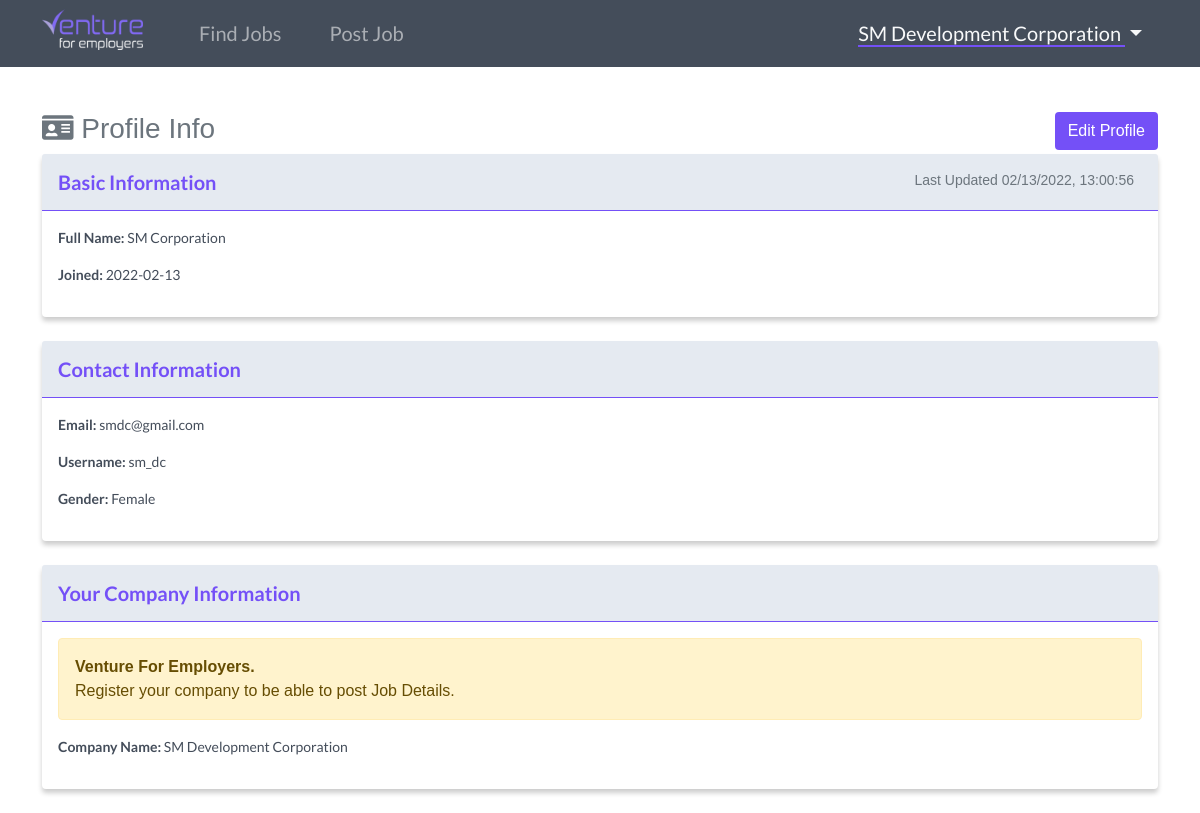
Screenshot of /user/profile (signed in) with the database file from the repository.
### website/models.py (models this page shows)
class User(db.Model, UserMixin):
    id = db.Column(db.Integer, primary_key=True)
    email = db.Column(db.String(150), unique=True)
    username = db.Column(db.String(150), unique=True)
    firstname = db.Column(db.String(150))
    lastname = db.Column(db.String(150))
    company = db.Column(db.String(150))
    password = db.Column(db.String(150))
    usertype = db.Column(db.String(10))
    gender = db.Column(db.String(10))
    date_created = db.Column(db.DateTime, default=datetime.now())
    date_updated = db.Column(db.DateTime(
        timezone=True), onupdate=datetime.now())
    posts = db.relationship('Post', backref='user', passive_deletes="True")
    likes = db.relationship('Like', backref='user', passive_deletes="True")

### website/views.py (the view)
@views.route("/user/profile")
@login_required
def user_profile_view():
    users = User.query.all()
    return render_template("user/profile/view_profile.html", user=current_user,  users=users)

### website/__init__.py (called while the page is built)
def create_app():
    app = Flask(__name__)
    app.config['SECRET_KEY'] = "helloworld"
    app.config['SQLALCHEMY_DATABASE_URI'] = f'sqlite:///{DB_NAME}'
    app.config['SQLALCHEMY_TRACK_MODIFICATIONS'] = True
    db.init_app(app)
    from .views import views
    from .auth import auth
    app.register_blueprint(views, url_prefix="/")
    app.register_blueprint(auth, url_prefix="/")
    from .models import User, Post
    create_database(app)
    login_manager = LoginManager()
    login_manager.login_view = "auth.login"
    login_manager.init_app(app)
    @login_manager.user_loader
    def load_user(id):
        return User.query.get(int(id))
    return app

### website/templates/user/profile/view_profile.html (shortened to what this page needs)
{% extends "user/base.html" %}
{% set active_page = "view_profile" %}
{% block content %}
<br><br><br><br>
<div class="container">
    <h3 class="mt-3 mb-2 text-muted w-100"><i class="fas fa-id-card"></i> Profile Info
        <a id="venture_button" href="/user/profile/edit" class="btn float-end text-white">Edit Profile</a>
    </h3>
    <div class="card mb-4" id="post_container">
        <div class="card-header py-3" id="post_card_header">
            <h6 class="m-0 fw-bold float-start" id="job_title">Basic Information</h6>
            <small class="text-muted me-2 float-end">
                {% if user.date_updated == None %}
                Last Updated {{ user.date_created.strftime("%m/%d/%Y, %H:%M:%S") }}
                {% else %}
                Updated {{ user.date_updated.strftime("%m/%d/%Y, %H:%M:%S") }}
                {% endif %}
            </small>
        </div>
        <div class="card-body">
            <p class="post_card_header_text"><strong>Full Name:</strong> {{ user.firstname }} {{ user.lastname }}</p>
            <p class="post_card_header_text"><strong>Joined:</strong> {{ user.date_created.strftime('%Y-%m-%d') }}</p>
        </div>
    </div>
    <div class="card mb-4" id="post_container">
        <div class="card-header py-3" id="post_card_header">
            <h6 class="m-0 fw-bold" id="job_title">Contact Information</h6>
        </div>
        <div class="card-body">
            <p class="post_card_header_text"><strong>Email:</strong> {{ user.email }}</p>
            <p class="post_card_header_text"><strong>Username:</strong> {{ user.username }}</p>
            <p class="post_card_header_text"><strong>Gender:</strong> {{ user.gender }}</p>
        </div>
    </div>
    <div class="card mb-4" id="post_container">
        <div class="card-header py-3" id="post_card_header">
            <h6 class="m-0 fw-bold" id="job_title">Your Company Information</h6>
        </div>
        <div class="card-body">
            <div class="alert alert-warning">
                <strong>Venture For Employers.</strong><br>
                Register your company to be able to post Job Details.
            </div>
            <p class="post_card_header_text"><strong>Company Name:</strong> {{ user.company }}</p>
        </div>
    </div>
</div>
{% endblock %}

### website/templates/user/base.html (shortened to what this page needs)
<!DOCTYPE html>
<html lang="en">
<head>
    <link href="https://cdn.jsdelivr.net/npm/bootstrap@5.1.3/dist/css/bootstrap.min.css" rel="stylesheet">
    <link rel="stylesheet" href="https://use.fontawesome.com/releases/v5.15.4/css/all.css">
    <link rel="stylesheet" href="https://cdnjs.cloudflare.com/ajax/libs/trix/1.3.1/trix.css">
    <link rel="stylesheet" href="{{ url_for('static',filename='user/css/style.css') }}">
    <link rel="stylesheet" href="{{ url_for('static',filename='user/css/salary.scss') }}">
    <link rel="stylesheet" href="{{ url_for('static',filename='user/css/slider.css') }}">
    <link rel="stylesheet" href="{{ url_for('static',filename='user/css/fixed.css') }}">
</head>
<body>
    {% if current_user.company %}
    <nav class="navbar navbar-expand-lg navbar-dark fixed-top" id="navbar_employer">
        <div class="container">
            <a class="navbar-brand" href="/home">
                <img id="navbar_logo" src="{{ url_for('static',filename='user/img/venture-employers.ico') }}" width="101px" alt="">
            </a>
            <div class="collapse navbar-collapse" id="navbarSupportedContent">
                <ul class="navbar-nav me-auto mb-2 mb-lg-0">
                    <li class="nav-item">
                        <a href="/home" class="nav-item nav-link mx-3">
                            <span class="{{ 'active_border_bottom2 text-white' if active_page == 'view_post' else '' }}">
                                Find Jobs
                            </span>
                        </a>
                    </li>
                    <li class="nav-item">
                        <a class="nav-item nav-link mx-3" href="/create-post">
                            <span class="{{ 'active_border_bottom2 text-white' if active_page == 'add_post' else '' }}">
                                Post Job
                            </span>
                        </a>
                    </li>
                </ul>
                <li class="d-flex nav-item dropdown">
                    <a class="nav-link text-light dropdown-toggle py-0 ps-0 ms-3" href="#" id="navbarDropdown" role="button"
                        data-bs-toggle="dropdown" aria-expanded="false">
                        <span class="{{ 'active_border_bottom2' if active_page == 'edit_password' or active_page == 'edit_profile' or active_page == 'view_profile' else '' }}">
                            {{ current_user.company }}
                        </span>
                    </a>
                </li>
            </div>
        </div>
    </nav>
    {% endif %}
        {% block content %}{% endblock %}
</body>
</html>

### website/static/user/css/style.css (style rules this page uses)
* { margin: 0; padding: 0; box-sizing: border-box; outline: none; border: none; text-decoration: none; }
html { scroll-behavior: smooth; }
body { font-family: "Helvetica", sans-serif; -webkit-font-smoothing: antialiased; -moz-osx-font-smoothing: grayscale; overflow-x: hidden; }
.navbar-brand { margin-right: 2rem; }
#navbar_employer { background-color: #444d5a; color: #fff; font-family: "Lato", sans-serif; font-size: 20px; padding-top: 0.65rem; padding-bottom: 0.65rem; }
.navbar li a { color: #f1f1f1; }
.active_border_bottom2 { border-bottom: 2px solid #7450f7; }
#navbar_logo { margin-top: -0.7rem; image-rendering: crispEdges; }
#post_container { border: none; box-shadow: 0px 4px 5px 0px rgba(0, 0, 0, 0.2); -webkit-box-shadow: 0px 4px 5px 0px rgba(0, 0, 0, 0.2); -moz-box-shadow: 0px 4px 5px 0px rgba(0, 0, 0, 0.2); }
#job_title { font-style: bold; font-size: 20px; font-family: "Lato", sans-serif; color: #7450f7; }
#post_card_header { background-color: #e5eaf1; padding-bottom: 1rem; border-bottom: 1px solid #7450f7; }
.post_card_header_text { color: #444d5a; font-size: 14px; font-family: "Lato", sans-serif; }
#venture_button { background-color: #7450f7; }

### website/static/user/css/fixed.css (style rules this page uses)
.fixed-top { -webkit-backface-visibility: hidden; }

### rows the page displays
User: company "SM Development Corporation", date_created "02/13/2022, 13:00:56", firstname "SM", lastname "Corporation", date_created "2022-02-13", email "smdc@gmail.com", username "sm_dc", gender "Female"
